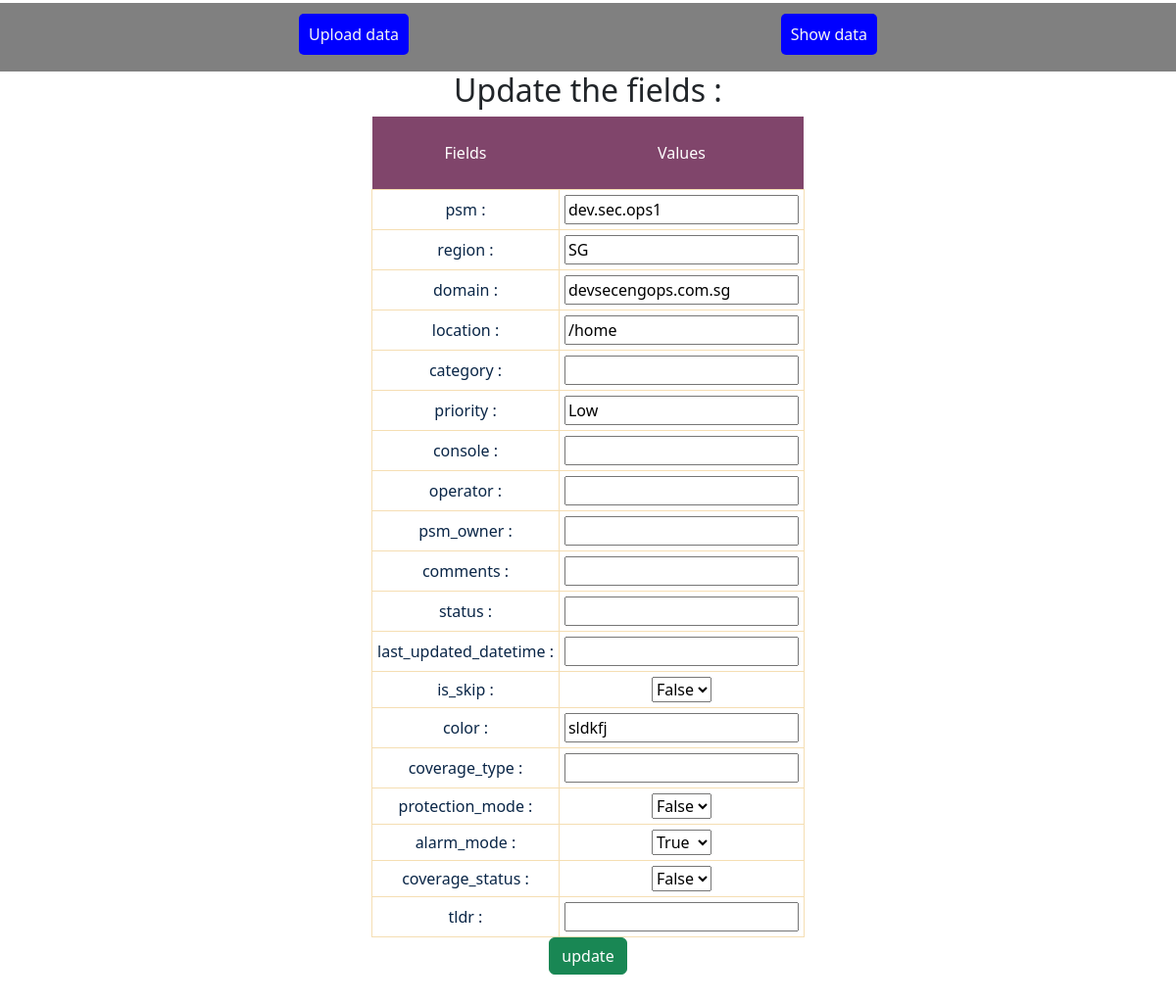
Page /edit-record/73/ on the committed database.
### data/models.py (models this page shows)
class Record(models.Model):
    psm = models.CharField(max_length=200, null=True)
    region = models.CharField(max_length=20, null=True)
    domain = models.URLField(max_length=200, null=True)
    location = models.CharField(max_length=200, null=True)
    category = models.CharField(max_length=100, null=True)
    priority = models.CharField(max_length=50, null=True)
    console = models.CharField(max_length=50, null=True)
    operator = models.CharField(max_length=70, null=True)
    psm_owner = models.CharField(max_length=50, null=True)
    comments = models.CharField(max_length=200, null=True)
    status = models.CharField(max_length=50, null=True)
    last_updated_datetime = models.CharField(
        max_length=200, null=True)
    is_skip = models.BooleanField(default=False, null=True)
    color = models.CharField(max_length=50, null=True)
    coverage_type = models.CharField(max_length=50, null=True)
    protection_mode = models.BooleanField(default=False, null=True)
    alarm_mode = models.BooleanField(default=False, null=True)
    coverage_status = models.BooleanField(default=False, null=True)
    tldr = models.CharField(max_length=20, null=True)
    class Meta:
        unique_together = ['psm', 'region', 'domain', 'location']

### data/views.py (the view, shortened to what this page needs)
# urls.py: path("edit-record/<int:pk>/", views.editRecord, name="editRecord"),
def editRecord(request, pk):
    if request.method == "GET":
        data = models.Record.objects.get(pk=pk)
        print(data.is_skip)
        return render(request, 'edit.html', {'data': data})

### data/templates/edit.html (shortened to what this page needs)
{% extends "base.html" %}
{% block body %}
<div style="text-align: center;">
    <h2>Update the fields :</h2>
    <form action="{% url 'editRecord' data.pk %}" method="post">
        <div>
            <table style="margin-left: auto; margin-right: auto;" class="edit-table">
                <thead style="color : white;">
                    <th>Fields</th>
                    <th>Values</th>
                </thead>
                <tbody>
                    <tr>
                        <td><label for="psm">psm : </label></td>
                        <td><input type="text" name="psm" id="psm" value="{{data.psm|default:''}}" /></td>
                    </tr>
                    <tr>
                        <td><label for="region">region : </label></td>
                        <td><input type="text" name="region" id="region" value="{{data.region|default:''}}" /></td>
                    </tr>
                    <tr>
                        <td><label for="domain">domain : </label></td>
                        <td><input type="text" name="domain" id="domain" value="{{data.domain|default:''}}" /></td>
                    </tr>
                    <tr>
                        <td><label for="location">location : </label></td>
                        <td><input type="text" name="location" id="location" value="{{data.location|default:''}}" />
                        </td>
                    </tr>
                    <tr>
                        <td><label for="category">category : </label></td>
                        <td><input type="text" name="category" id="category" value="{{data.category|default:''}}" />
                        </td>
                    </tr>
                    <tr>
                        <td><label for="priority">priority : </label></td>
                        <td><input type="text" name="priority" id="priority" value="{{data.priority|default:''}}" />
                        </td>
                    </tr>
                    <tr>
                        <td><label for="console">console : </label></td>
                        <td><input type="text" name="console" id="console" value="{{data.console|default:''}}" /></td>
                    </tr>
                    <tr>
                        <td><label for="operator">operator : </label></td>
                        <td><input type="text" name="operator" id="operator" value="{{data.operator|default:''}}" />
                        </td>
                    </tr>
                    <tr>
                        <td><label for="psm_owner">psm_owner : </label></td>
                        <td><input type="text" name="psm_owner" id="owner" value="{{data.psm_owner|default:''}}" /></td>
                    </tr>
                    <tr>
                        <td><label for="comments">comments : </label></td>
                        <td><input type="text" name="comments" id="comments" value="{{data.comments|default:''}}" />
                        </td>
                    </tr>
                    <tr>
                        <td><label for="status">status : </label></td>
                        <td>
                            <input type="text" name="status" id="status" value="{{data.status|default:''}}" />
                        </td>
                    </tr>
                    <tr>
                        <td><label for="last_updated_datetime">last_updated_datetime
                                :
                            </label></td>
                        <td><input type="text" name="last_updated_datetime" id="last_updated_datetime"
                                value="{{data.last_updated_datetime|default:''}}" /></td>
                    </tr>
                    <tr>
                        <td><label for="is_skip">is_skip : </label></td>
                        <td>
                            <select name="is_skip" id="is_skip">
                                <option value="False" {% if data.is_skip == False %}selected{% endif %}>False</option>
                            </select>
                        </td>
                    </tr>
                    <tr>
                        <td><label for="color">color : </label></td>
                        <td><input type="text" name="color" id="color" value="{{data.color|default:''}}" /></td>
                    </tr>
                    <tr>
                        <td><label for="coverage_type">coverage_type : </label></td>
                        <td><input type="text" name="coverage_type" id="coverage_type"
                                value="{{data.coverage_type|default:''}}" /></td>
                    </tr>
                    <tr>
                        <td><label for="protection_mode">protection_mode : </label></td>
                        <td>
                            <select name="protection_mode" id="protection_mode">
                                <option value="False" {% if data.protection_mode == False %}selected{% endif %}>False</option>
                            </select>
                            </td>
                    </tr>
                    <tr>
                        <td><label for="alarm_mode">alarm_mode : </label></td>
                        <td>
                            <select name="alarm_mode" id="alarm_mode">
                                <option value="True" {% if data.alarm_mode == True %}selected{% endif %}>True</option>
                            </select>
                        </td>
                    </tr>
                    <tr>
                        <td><label for="coverage_status">coverage_status : </label></td>
                        <td>
                                <select name="coverage_status" id="coverage_status">
                                    <option value="False" {% if data.coverage_status == False %}selected{% endif %}>False</option>
                                </select>
                        </td>
                    </tr>
                    <tr>
                        <td><label for="tldr">tldr : </label> </td>
                        <td><input type="text" name="tldr" id="tldr" value="{{data.tldr|default:''}}" /></td>
                    </tr>
                </tbody>
            </table>
            <button class="btn btn-success" type="submit" style="margin-bottom: 40px;">update</button>
        </div>
    </form>
</div>
{% endblock %}

### data/templates/base.html (style rules this page uses)
table td { border: 1px solid wheat; }
th { font-weight: lighter; padding: 25px; background-color: #80456b; }
td { color: #0a2647; padding: 5px; border: 1px solid rgb(232, 91, 91); }

### rows in the picture
Record: psm "dev.sec.ops1", region "SG", domain "devsecengops.com.sg", location "/home", priority "Low", is_skip "False", color "sldkfj", protection_mode "False", alarm_mode "True", coverage_status "False"
